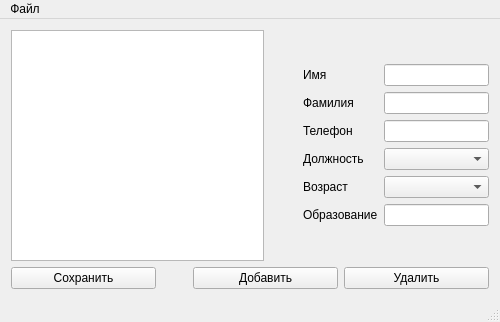
<?xml version="1.0" encoding="UTF-8"?>
<ui version="4.0">
 <class>MainWindow</class>
 <widget class="QMainWindow" name="MainWindow">
  <property name="geometry">
   <rect>
    <x>0</x>
    <y>0</y>
    <width>500</width>
    <height>322</height>
   </rect>
  </property>
  <property name="windowTitle">
   <string>MainWindow</string>
  </property>
  <widget class="QWidget" name="centralWidget">
   <property name="sizePolicy">
    <sizepolicy hsizetype="Preferred" vsizetype="Preferred">
     <horstretch>0</horstretch>
     <verstretch>0</verstretch>
    </sizepolicy>
   </property>
   <property name="minimumSize">
    <size>
     <width>500</width>
     <height>269</height>
    </size>
   </property>
   <layout class="QGridLayout" name="gridLayout_2">
    <item row="0" column="0">
     <layout class="QVBoxLayout" name="verticalLayout_6">
      <item>
       <layout class="QHBoxLayout" name="horizontalLayout">
        <property name="sizeConstraint">
         <enum>QLayout::SetDefaultConstraint</enum>
        </property>
        <item>
         <layout class="QVBoxLayout" name="verticalLayout_4">
          <item>
           <widget class="QTableView" name="mainTable">
            <property name="enabled">
             <bool>true</bool>
            </property>
            <property name="sizePolicy">
             <sizepolicy hsizetype="Expanding" vsizetype="Expanding">
              <horstretch>0</horstretch>
              <verstretch>0</verstretch>
             </sizepolicy>
            </property>
           </widget>
          </item>
         </layout>
        </item>
        <item>
         <spacer name="horizontalSpacer_2">
          <property name="orientation">
           <enum>Qt::Horizontal</enum>
          </property>
          <property name="sizeType">
           <enum>QSizePolicy::Minimum</enum>
          </property>
          <property name="sizeHint" stdset="0">
           <size>
            <width>33</width>
            <height>20</height>
           </size>
          </property>
         </spacer>
        </item>
        <item>
         <layout class="QVBoxLayout" name="verticalLayout_5">
          <item>
           <layout class="QHBoxLayout" name="horizontalLayout_4">
            <item>
             <layout class="QVBoxLayout" name="verticalLayout_3">
              <item>
               <widget class="QLabel" name="label_2">
                <property name="text">
                 <string>Имя</string>
                </property>
               </widget>
              </item>
              <item>
               <widget class="QLabel" name="label">
                <property name="text">
                 <string>Фамилия</string>
                </property>
               </widget>
              </item>
              <item>
               <widget class="QLabel" name="label_3">
                <property name="text">
                 <string>Телефон</string>
                </property>
               </widget>
              </item>
              <item>
               <widget class="QLabel" name="label_4">
                <property name="text">
                 <string>Должность</string>
                </property>
               </widget>
              </item>
              <item>
               <widget class="QLabel" name="label_6">
                <property name="text">
                 <string>Возраст</string>
                </property>
               </widget>
              </item>
              <item>
               <widget class="QLabel" name="label_5">
                <property name="text">
                 <string>Образование</string>
                </property>
               </widget>
              </item>
             </layout>
            </item>
            <item>
             <layout class="QVBoxLayout" name="verticalLayout">
              <item>
               <widget class="QLineEdit" name="nameLineEdit"/>
              </item>
              <item>
               <widget class="QLineEdit" name="lastnameLineEdit"/>
              </item>
              <item>
               <widget class="QLineEdit" name="mfnumbeLineEdit"/>
              </item>
              <item>
               <widget class="QComboBox" name="posComboBox"/>
              </item>
              <item>
               <widget class="QComboBox" name="ageComboBox"/>
              </item>
              <item>
               <widget class="QLineEdit" name="graduateLineEdit"/>
              </item>
             </layout>
            </item>
           </layout>
          </item>
         </layout>
        </item>
       </layout>
      </item>
      <item>
       <layout class="QHBoxLayout" name="horizontalLayout_5">
        <item>
         <widget class="QPushButton" name="savePushButton">
          <property name="text">
           <string>Сохранить</string>
          </property>
         </widget>
        </item>
        <item>
         <spacer name="horizontalSpacer">
          <property name="orientation">
           <enum>Qt::Horizontal</enum>
          </property>
          <property name="sizeType">
           <enum>QSizePolicy::Minimum</enum>
          </property>
          <property name="sizeHint" stdset="0">
           <size>
            <width>31</width>
            <height>20</height>
           </size>
          </property>
         </spacer>
        </item>
        <item>
         <widget class="QPushButton" name="addPushButton">
          <property name="text">
           <string>Добавить</string>
          </property>
         </widget>
        </item>
        <item>
         <widget class="QPushButton" name="removePushButton">
          <property name="text">
           <string>Удалить</string>
          </property>
         </widget>
        </item>
       </layout>
      </item>
     </layout>
    </item>
   </layout>
  </widget>
  <widget class="QMenuBar" name="menuBar">
   <property name="geometry">
    <rect>
     <x>0</x>
     <y>0</y>
     <width>500</width>
     <height>21</height>
    </rect>
   </property>
   <widget class="QMenu" name="menu">
    <property name="title">
     <string>Файл</string>
    </property>
    <addaction name="uploadAction"/>
    <addaction name="SaveAsAction"/>
   </widget>
   <addaction name="menu"/>
  </widget>
  <widget class="QStatusBar" name="statusBar"/>
  <action name="uploadAction">
   <property name="text">
    <string>Загрузить</string>
   </property>
  </action>
  <action name="SaveAsAction">
   <property name="text">
    <string>Сохранить как</string>
   </property>
  </action>
 </widget>
 <layoutdefault spacing="6" margin="11"/>
 <resources/>
 <connections/>
</ui>
